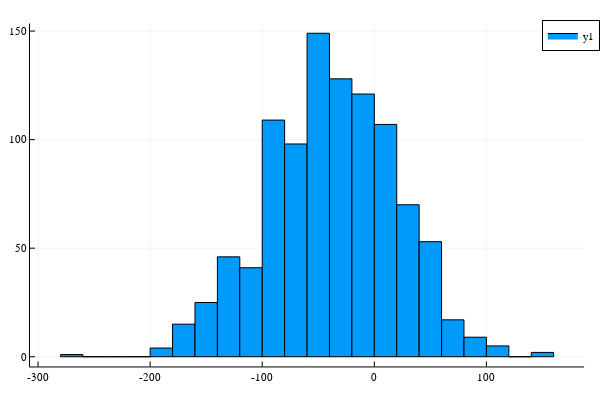
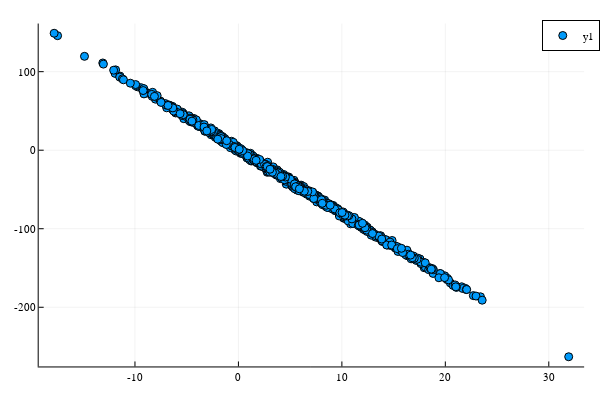

The notebook cell these images were saved under, in order:
### Markdown cell above
Now we'll generate some random errors as well as the true relationship between our predictor and outcome variables

### Code cell
true_epsilon = randn(rng,Float64,1000).*2;
true_beta_0 = 1.1;
true_beta_1 = -8.2;
y = true_beta_0 .+ true_beta_1.*x .+ true_epsilon

p1 = histogram(y,bins= :scott)
display(p1)
p2 = Plots.plot(x,y, seriestype = :scatter)
display(p2)
println(string("Mean(y) = ",mean(y),", stdev(y) = ",std(y)))

### Figure 1 — Plotly figure (JSON) as saved in the notebook; plotly's stock layout.template omitted (floating-point values rounded to 4 significant figures)
{"data": [{"fill": "tozeroy", "fillcolor": "rgba(0, 154, 250, 1.000)", "hoverinfo": "none", "legendgroup": "y1", "line": {"color": "rgba(0, 0, 0, 1.000)", "dash": "solid", "width": 1}, "mode": "lines", "name": "y1", "showlegend": true, "type": "scatter", "x": [-280, -280, -260, -260, -280, -280], "xaxis": "x1", "y": [1, 0, 0, 1, 1, 1], "yaxis": "y1"}, {"fill": "tozeroy", "fillcolor": "rgba(0, 154, 250, 1.000)", "hoverinfo": "none", "legendgroup": "y1", "line": {"color": "rgba(0, 0, 0, 1.000)", "dash": "solid", "width": 1}, "mode": "lines", "name": "y1", "showlegend": false, "type": "scatter", "x": [-260, -260, -240, -240, -260, -260], "xaxis": "x1", "y": [0, 0, 0, 0, 0, 0], "yaxis": "y1"}, {"fill": "tozeroy", "fillcolor": "rgba(0, 154, 250, 1.000)", "hoverinfo": "none", "legendgroup": "y1", "line": {"color": "rgba(0, 0, 0, 1.000)", "dash": "solid", "width": 1}, "mode": "lines", "name": "y1", "showlegend": false, "type": "scatter", "x": [-240, -240, -220, -220, -240, -240], "xaxis": "x1", "y": [0, 0, 0, 0, 0, 0], "yaxis": "y1"}, {"fill": "tozeroy", "fillcolor": "rgba(0, 154, 250, 1.000)", "hoverinfo": "none", "legendgroup": "y1", "line": {"color": "rgba(0, 0, 0, 1.000)", "dash": "solid", "width": 1}, "mode": "lines", "name": "y1", "showlegend": false, "type": "scatter", "x": [-220, -220, -200, -200, -220, -220], "xaxis": "x1", "y": [0, 0, 0, 0, 0, 0], "yaxis": "y1"}, {"fill": "tozeroy", "fillcolor": "rgba(0, 154, 250, 1.000)", "hoverinfo": "none", "legendgroup": "y1", "line": {"color": "rgba(0, 0, 0, 1.000)", "dash": "solid", "width": 1}, "mode": "lines", "name": "y1", "showlegend": false, "type": "scatter", "x": [-200, -200, -180, -180, -200, -200], "xaxis": "x1", "y": [4, 0, 0, 4, 4, 4], "yaxis": "y1"}, {"fill": "tozeroy", "fillcolor": "rgba(0, 154, 250, 1.000)", "hoverinfo": "none", "legendgroup": "y1", "line": {"color": "rgba(0, 0, 0, 1.000)", "dash": "solid", "width": 1}, "mode": "lines", "name": "y1", "showlegend": false, "type": "scatter", "x": [-180, -180, -160, -160, -180, -180], "xaxis": "x1", "y": [15, 0, 0, 15, 15, 15], "yaxis": "y1"}, {"fill": "tozeroy", "fillcolor": "rgba(0, 154, 250, 1.000)", "hoverinfo": "none", "legendgroup": "y1", "line": {"color": "rgba(0, 0, 0, 1.000)", "dash": "solid", "width": 1}, "mode": "lines", "name": "y1", "showlegend": false, "type": "scatter", "x": [-160, -160, -140, -140, -160, -160], "xaxis": "x1", "y": [25, 0, 0, 25, 25, 25], "yaxis": "y1"}, {"fill": "tozeroy", "fillcolor": "rgba(0, 154, 250, 1.000)", "hoverinfo": "none", "legendgroup": "y1", "line": {"color": "rgba(0, 0, 0, 1.000)", "dash": "solid", "width": 1}, "mode": "lines", "name": "y1", "showlegend": false, "type": "scatter", "x": [-140, -140, -120, -120, -140, -140], "xaxis": "x1", "y": [46, 0, 0, 46, 46, 46], "yaxis": "y1"}, {"fill": "tozeroy", "fillcolor": "rgba(0, 154, 250, 1.000)", "hoverinfo": "none", "legendgroup": "y1", "line": {"color": "rgba(0, 0, 0, 1.000)", "dash": "solid", "width": 1}, "mode": "lines", "name": "y1", "showlegend": false, "type": "scatter", "x": [-120, -120, -100, -100, -120, -120], "xaxis": "x1", "y": [41, 0, 0, 41, 41, 41], "yaxis": "y1"}, {"fill": "tozeroy", "fillcolor": "rgba(0, 154, 250, 1.000)", "hoverinfo": "none", "legendgroup": "y1", "line": {"color": "rgba(0, 0, 0, 1.000)", "dash": "solid", "width": 1}, "mode": "lines", "name": "y1", "showlegend": false, "type": "scatter", "x": [-100, -100, -80, -80, -100, -100], "xaxis": "x1", "y": [109, 0, 0, 109, 109, 109], "yaxis": "y1"}, {"fill": "tozeroy", "fillcolor": "rgba(0, 154, 250, 1.000)", "hoverinfo": "none", "legendgroup": "y1", "line": {"color": "rgba(0, 0, 0, 1.000)", "dash": "solid", "width": 1}, "mode": "lines", "name": "y1", "showlegend": false, "type": "scatter", "x": [-80, -80, -60, -60, -80, -80], "xaxis": "x1", "y": [98, 0, 0, 98, 98, 98], "yaxis": "y1"}, {"fill": "tozeroy", "fillcolor": "rgba(0, 154, 250, 1.000)", "hoverinfo": "none", "legendgroup": "y1", "line": {"color": "rgba(0, 0, 0, 1.000)", "dash": "solid", "width": 1}, "mode": "lines", "name": "y1", "showlegend": false, "type": "scatter", "x": [-60, -60, -40, -40, -60, -60], "xaxis": "x1", "y": [149, 0, 0, 149, 149, 149], "yaxis": "y1"}, {"fill": "tozeroy", "fillcolor": "rgba(0, 154, 250, 1.000)", "hoverinfo": "none", "legendgroup": "y1", "line": {"color": "rgba(0, 0, 0, 1.000)", "dash": "solid", "width": 1}, "mode": "lines", "name": "y1", "showlegend": false, "type": "scatter", "x": [-40, -40, -20, -20, -40, -40], "xaxis": "x1", "y": [128, 0, 0, 128, 128, 128], "yaxis": "y1"}, {"fill": "tozeroy", "fillcolor": "rgba(0, 154, 250, 1.000)", "hoverinfo": "none", "legendgroup": "y1", "line": {"color": "rgba(0, 0, 0, 1.000)", "dash": "solid", "width": 1}, "mode": "lines", "name": "y1", "showlegend": false, "type": "scatter", "x": [-20, -20, 0, 0, -20, -20], "xaxis": "x1", "y": [121, 0, 0, 121, 121, 121], "yaxis": "y1"}, {"fill": "tozeroy", "fillcolor": "rgba(0, 154, 250, 1.000)", "hoverinfo": "none", "legendgroup": "y1", "line": {"color": "rgba(0, 0, 0, 1.000)", "dash": "solid", "width": 1}, "mode": "lines", "name": "y1", "showlegend": false, "type": "scatter", "x": [0, 0, 20, 20, 0, 0], "xaxis": "x1", "y": [107, 0, 0, 107, 107, 107], "yaxis": "y1"}, {"fill": "tozeroy", "fillcolor": "rgba(0, 154, 250, 1.000)", "hoverinfo": "none", "legendgroup": "y1", "line": {"color": "rgba(0, 0, 0, 1.000)", "dash": "solid", "width": 1}, "mode": "lines", "name": "y1", "showlegend": false, "type": "scatter", "x": [20, 20, 40, 40, 20, 20], "xaxis": "x1", "y": [70, 0, 0, 70, 70, 70], "yaxis": "y1"}, {"fill": "tozeroy", "fillcolor": "rgba(0, 154, 250, 1.000)", "hoverinfo": "none", "legendgroup": "y1", "line": {"color": "rgba(0, 0, 0, 1.000)", "dash": "solid", "width": 1}, "mode": "lines", "name": "y1", "showlegend": false, "type": "scatter", "x": [40, 40, 60, 60, 40, 40], "xaxis": "x1", "y": [53, 0, 0, 53, 53, 53], "yaxis": "y1"}, {"fill": "tozeroy", "fillcolor": "rgba(0, 154, 250, 1.000)", "hoverinfo": "none", "legendgroup": "y1", "line": {"color": "rgba(0, 0, 0, 1.000)", "dash": "solid", "width": 1}, "mode": "lines", "name": "y1", "showlegend": false, "type": "scatter", "x": [60, 60, 80, 80, 60, 60], "xaxis": "x1", "y": [17, 0, 0, 17, 17, 17], "yaxis": "y1"}, {"fill": "tozeroy", "fillcolor": "rgba(0, 154, 250, 1.000)", "hoverinfo": "none", "legendgroup": "y1", "line": {"color": "rgba(0, 0, 0, 1.000)", "dash": "solid", "width": 1}, "mode": "lines", "name": "y1", "showlegend": false, "type": "scatter", "x": [80, 80, 100, 100, 80, 80], "xaxis": "x1", "y": [9, 0, 0, 9, 9, 9], "yaxis": "y1"}, {"fill": "tozeroy", "fillcolor": "rgba(0, 154, 250, 1.000)", "hoverinfo": "none", "legendgroup": "y1", "line": {"color": "rgba(0, 0, 0, 1.000)", "dash": "solid", "width": 1}, "mode": "lines", "name": "y1", "showlegend": false, "type": "scatter", "x": [100, 100, 120, 120, 100, 100], "xaxis": "x1", "y": [5, 0, 0, 5, 5, 5], "yaxis": "y1"}, {"fill": "tozeroy", "fillcolor": "rgba(0, 154, 250, 1.000)", "hoverinfo": "none", "legendgroup": "y1", "line": {"color": "rgba(0, 0, 0, 1.000)", "dash": "solid", "width": 1}, "mode": "lines", "name": "y1", "showlegend": false, "type": "scatter", "x": [120, 120, 140, 140, 120, 120], "xaxis": "x1", "y": [0, 0, 0, 0, 0, 0], "yaxis": "y1"}, {"fill": "tozeroy", "fillcolor": "rgba(0, 154, 250, 1.000)", "hoverinfo": "none", "legendgroup": "y1", "line": {"color": "rgba(0, 0, 0, 1.000)", "dash": "solid", "width": 1}, "mode": "lines", "name": "y1", "showlegend": false, "type": "scatter", "x": [140, 140, 160, 160, 140, 140], "xaxis": "x1", "y": [2, 0, 0, 2, 2, 2], "yaxis": "y1"}], "layout": {"annotations": [], "height": 400, "legend": {"bgcolor": "rgba(255, 255, 255, 1.000)", "bordercolor": "rgba(0, 0, 0, 1.000)", "borderwidth": 1, "font": {"color": "rgba(0, 0, 0, 1.000)", "family": "sans-serif", "size": 11}, "tracegroupgap": 0, "traceorder": "normal", "x": 1.02, "xanchor": "auto", "y": 1, "yanchor": "auto"}, "margin": {"b": 20, "l": 0, "r": 0, "t": 20}, "paper_bgcolor": "rgba(255, 255, 255, 1.000)", "plot_bgcolor": "rgba(255, 255, 255, 1.000)", "showlegend": true, "width": 600, "xaxis": {"anchor": "y1", "domain": [0.05101, 0.9934], "gridcolor": "rgba(0, 0, 0, 0.100)", "gridwidth": 0.5, "linecolor": "rgba(0, 0, 0, 1.000)", "mirror": false, "range": [-307.2, 187.2], "showgrid": true, "showline": true, "showticklabels": true, "tickangle": 0, "tickcolor": "rgb(0, 0, 0)", "tickfont": {"color": "rgba(0, 0, 0, 1.000)", "family": "sans-serif", "size": 11}, "tickmode": "array", "ticks": "inside", "ticktext": ["-300", "-200", "-100", "0", "100"], "tickvals": [-300, -200, -100, 0, 100], "title": "", "titlefont": {"color": "rgba(0, 0, 0, 1.000)", "family": "sans-serif", "size": 15}, "type": "-", "visible": true, "zeroline": false, "zerolinecolor": "rgba(0, 0, 0, 1.000)"}, "yaxis": {"anchor": "x1", "domain": [0.03762, 0.9902], "gridcolor": "rgba(0, 0, 0, 0.100)", "gridwidth": 0.5, "linecolor": "rgba(0, 0, 0, 1.000)", "mirror": false, "range": [-4.47, 153.5], "showgrid": true, "showline": true, "showticklabels": true, "tickangle": 0, "tickcolor": "rgb(0, 0, 0)", "tickfont": {"color": "rgba(0, 0, 0, 1.000)", "family": "sans-serif", "size": 11}, "tickmode": "array", "ticks": "inside", "ticktext": ["0", "50", "100", "150"], "tickvals": [0, 50, 100, 150], "title": "", "titlefont": {"color": "rgba(0, 0, 0, 1.000)", "family": "sans-serif", "size": 15}, "type": "-", "visible": true, "zeroline": false, "zerolinecolor": "rgba(0, 0, 0, 1.000)"}}}

### Figure 2 — Plotly figure (JSON) as saved in the notebook; plotly's stock layout.template omitted (floating-point values rounded to 4 significant figures; data arrays with more than 128 entries replaced by an {"elided": "..."} marker saying what was removed)
{"data": [{"colorbar": {"title": ""}, "legendgroup": "y1", "marker": {"color": "rgba(0, 154, 250, 1.000)", "line": {"color": "rgba(0, 0, 0, 1.000)", "width": 1}, "size": 8, "symbol": "circle"}, "mode": "markers", "name": "y1", "showlegend": true, "type": "scatter", "x": {"elided": "1000 float values"}, "xaxis": "x1", "y": {"elided": "1000 float values"}, "yaxis": "y1", "zmax": null, "zmin": null}], "layout": {"annotations": [], "height": 400, "legend": {"bgcolor": "rgba(255, 255, 255, 1.000)", "bordercolor": "rgba(0, 0, 0, 1.000)", "borderwidth": 1, "font": {"color": "rgba(0, 0, 0, 1.000)", "family": "sans-serif", "size": 11}, "tracegroupgap": 0, "traceorder": "normal", "x": 1.02, "xanchor": "auto", "y": 1, "yanchor": "auto"}, "margin": {"b": 20, "l": 0, "r": 0, "t": 20}, "paper_bgcolor": "rgba(255, 255, 255, 1.000)", "plot_bgcolor": "rgba(255, 255, 255, 1.000)", "showlegend": true, "width": 600, "xaxis": {"anchor": "y1", "domain": [0.06582, 0.9934], "gridcolor": "rgba(0, 0, 0, 0.100)", "gridwidth": 0.5, "linecolor": "rgba(0, 0, 0, 1.000)", "mirror": false, "range": [-19.3, 33.42], "showgrid": true, "showline": true, "showticklabels": true, "tickangle": 0, "tickcolor": "rgb(0, 0, 0)", "tickfont": {"color": "rgba(0, 0, 0, 1.000)", "family": "sans-serif", "size": 11}, "tickmode": "array", "ticks": "inside", "ticktext": ["-10", "0", "10", "20", "30"], "tickvals": [-10, 0, 10, 20, 30], "title": "", "titlefont": {"color": "rgba(0, 0, 0, 1.000)", "family": "sans-serif", "size": 15}, "type": "-", "visible": true, "zeroline": false, "zerolinecolor": "rgba(0, 0, 0, 1.000)"}, "yaxis": {"anchor": "x1", "domain": [0.03762, 0.9902], "gridcolor": "rgba(0, 0, 0, 0.100)", "gridwidth": 0.5, "linecolor": "rgba(0, 0, 0, 1.000)", "mirror": false, "range": [-275.4, 161.3], "showgrid": true, "showline": true, "showticklabels": true, "tickangle": 0, "tickcolor": "rgb(0, 0, 0)", "tickfont": {"color": "rgba(0, 0, 0, 1.000)", "family": "sans-serif", "size": 11}, "tickmode": "array", "ticks": "inside", "ticktext": ["-200", "-100", "0", "100"], "tickvals": [-200, -100, 0, 100], "title": "", "titlefont": {"color": "rgba(0, 0, 0, 1.000)", "family": "sans-serif", "size": 15}, "type": "-", "visible": true, "zeroline": false, "zerolinecolor": "rgba(0, 0, 0, 1.000)"}}}
